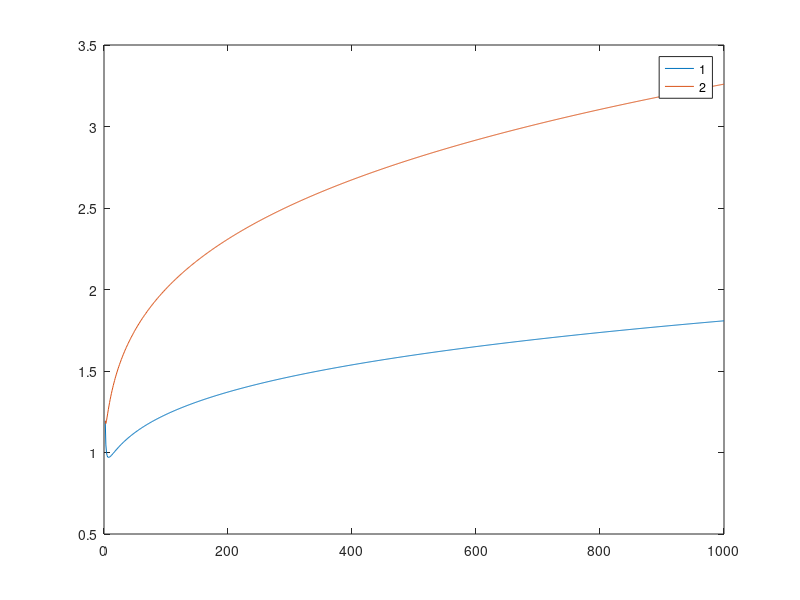

Write the MATLAB code that produced this figure.
n = 1:1000;
r = power((log2(n)./n), 1/3);
a = 3.9;
b = 0.1;

L = (1./(log2(n).*r.^3)).^(1/(4-b));
plot(n, L);
hold on;
plot(n, r.^(-3/a));
% x = r.^(a/(b-4));

% plot(n, L);
% hold on;
% plot(n, x);
legend('1','2')
% % L0 = 3;
% E = r.^3*L0^(4-b)

% log(log2(n))/log(r)